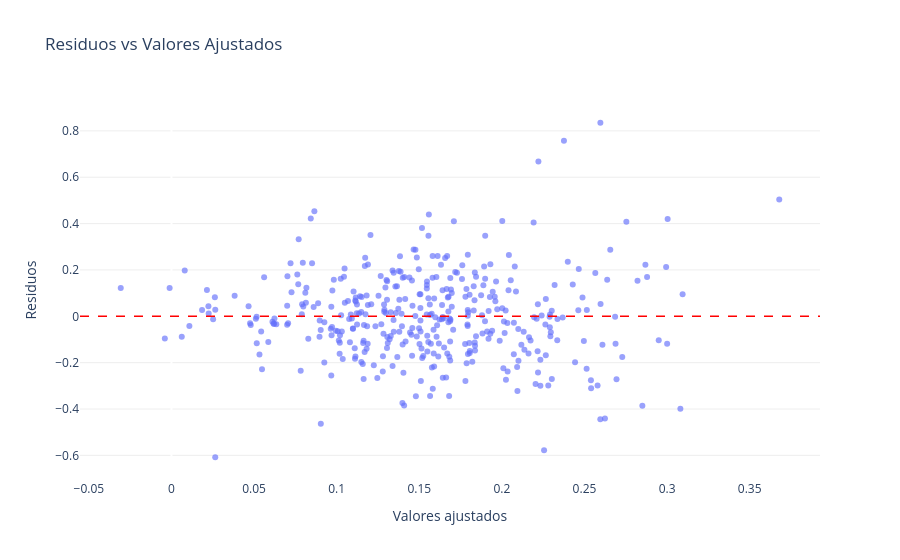
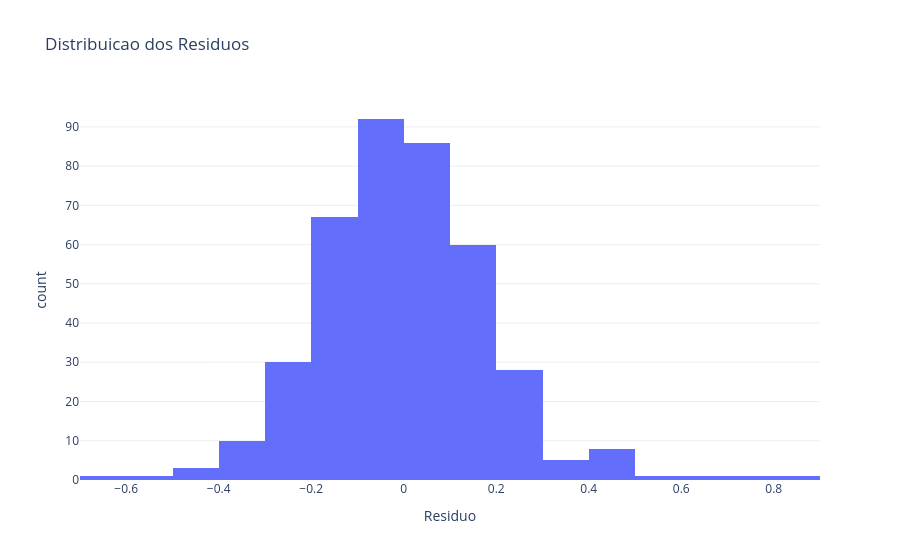

The code cell stored with these charts, in order, in its notebook:
### Markdown cell above
## 11. Diagnóstico visual dos resíduos

### Code cell
fitted = modelo.fittedvalues
resid  = modelo.resid

# Residuos vs Valores ajustados
fig_rv = px.scatter(
    x=fitted, y=resid,
    labels={'x': 'Valores ajustados', 'y': 'Residuos'},
    title='Residuos vs Valores Ajustados',
    opacity=0.65,
)
fig_rv.add_hline(y=0, line_dash='dash', line_color='red', line_width=1.5)
fig_rv.update_layout(plot_bgcolor='white', yaxis=dict(gridcolor='#eeeeee'))
fig_rv.show()

# Histograma dos residuos
fig_rh = px.histogram(x=resid, nbins=25, title='Distribuicao dos Residuos',
                      labels={'x': 'Residuo', 'y': 'Frequencia'})
fig_rh.update_layout(plot_bgcolor='white', yaxis=dict(gridcolor='#eeeeee'))
fig_rh.show()

### Figure 1 — Plotly figure (JSON) as saved in the notebook; plotly's stock layout.template omitted (floating-point values rounded to 4 significant figures; data arrays with more than 128 entries replaced by an {"elided": "..."} marker saying what was removed)
{"data": [{"hovertemplate": "Valores ajustados=%{x}<br>Residuos=%{y}<extra></extra>", "legendgroup": "", "marker": {"color": "#636efa", "opacity": 0.65, "symbol": "circle"}, "mode": "markers", "name": "", "orientation": "v", "showlegend": false, "type": "scatter", "x": {"elided": "395 float values"}, "xaxis": "x", "y": {"elided": "395 float values"}, "yaxis": "y"}], "layout": {"legend": {"tracegroupgap": 0}, "plot_bgcolor": "white", "shapes": [{"line": {"color": "red", "dash": "dash", "width": 1.5}, "type": "line", "x0": 0, "x1": 1, "xref": "x domain", "y0": 0, "y1": 0, "yref": "y"}], "title": {"text": "Residuos vs Valores Ajustados"}, "xaxis": {"anchor": "y", "domain": [0.0, 1.0], "title": {"text": "Valores ajustados"}}, "yaxis": {"anchor": "x", "domain": [0.0, 1.0], "gridcolor": "#eeeeee", "title": {"text": "Residuos"}}}}

### Figure 2 — Plotly figure (JSON) as saved in the notebook; plotly's stock layout.template omitted (floating-point values rounded to 4 significant figures; data arrays with more than 128 entries replaced by an {"elided": "..."} marker saying what was removed)
{"data": [{"bingroup": "x", "hovertemplate": "Residuo=%{x}<br>count=%{y}<extra></extra>", "legendgroup": "", "marker": {"color": "#636efa", "pattern": {"shape": ""}}, "name": "", "nbinsx": 25, "orientation": "v", "showlegend": false, "type": "histogram", "x": {"elided": "395 float values"}, "xaxis": "x", "yaxis": "y"}], "layout": {"barmode": "relative", "legend": {"tracegroupgap": 0}, "plot_bgcolor": "white", "title": {"text": "Distribuicao dos Residuos"}, "xaxis": {"anchor": "y", "domain": [0.0, 1.0], "title": {"text": "Residuo"}}, "yaxis": {"anchor": "x", "domain": [0.0, 1.0], "gridcolor": "#eeeeee", "title": {"text": "count"}}}}
